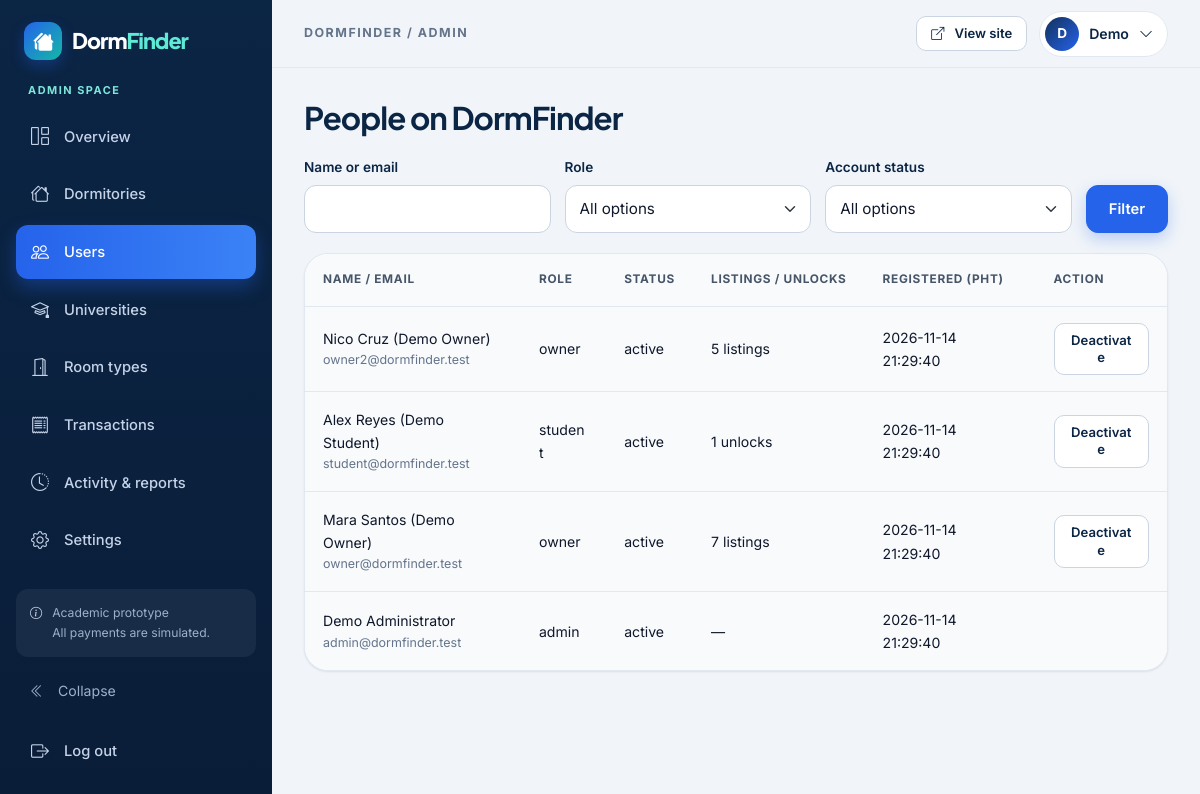
The page /admin/users.php (signed in) on the database its author committed.
### tables this page shows
CREATE TABLE users (
 id BIGINT UNSIGNED AUTO_INCREMENT PRIMARY KEY,
 name VARCHAR(100) NOT NULL,
 email VARCHAR(190) NOT NULL UNIQUE,
 password_hash VARCHAR(255) NOT NULL,
 role ENUM('student','owner','admin') NOT NULL DEFAULT 'student',
 status ENUM('active','inactive') NOT NULL DEFAULT 'active',
 phone VARCHAR(30) NOT NULL DEFAULT '',
 created_at TIMESTAMP NOT NULL DEFAULT CURRENT_TIMESTAMP
);

### includes/auth.php (called while the page is built, shortened)
<?php
function current_user(): ?array {
    static $cache = [];
    $id = isset($_SESSION['user_id']) ? (int)$_SESSION['user_id'] : 0;
    if (!array_key_exists($id, $cache)) $cache[$id] = one("SELECT id,name,email,role,phone,status FROM users WHERE id=? AND status='active'", [$id]);
    return $cache[$id];
}
function require_role(string ...$roles): array {
    $user = current_user();
    return $user;
}

### config/database.php (called while the page is built, shortened)
<?php
function db_setting(string $key, string $default): string
{
    static $local;
    $local ??= is_file(__DIR__ . '/local.php') ? (array)require __DIR__ . '/local.php' : [];
    $env = getenv($key);
    return $env !== false && $env !== '' ? $env : (string)($local[$key] ?? $default);
}
function db(): PDO
{
    static $pdo;
    if (!$pdo) {
        $host = db_setting('DB_HOST', '127.0.0.1');
        $port = db_setting('DB_PORT', '3306');
        $name = db_setting('DB_NAME', 'dormfinder_db');
        $options = [
            PDO::ATTR_ERRMODE => PDO::ERRMODE_EXCEPTION,
            PDO::ATTR_DEFAULT_FETCH_MODE => PDO::FETCH_ASSOC,
            PDO::ATTR_EMULATE_PREPARES => false,
        ];
        $pdo = new PDO("mysql:host=$host;port=$port;dbname=$name;charset=utf8mb4", db_setting('DB_USER', 'root'), db_setting('DB_PASSWORD', ''), $options);
        $pdo->exec("SET time_zone = '+08:00'");
    }
    return $pdo;
}

### admin/users.php (the view, shortened to what this page needs)
<?php
require dirname(__DIR__) . '/includes/bootstrap.php'; require_role('admin');
$where=['1=1']; $params=[];
$condition=implode(' AND ',$where); $total=(int)scalar('SELECT COUNT(*) FROM users u WHERE ' . $condition,$params);
$users=rows('SELECT u.*,(SELECT COUNT(*) FROM dormitories d WHERE d.owner_id=u.id AND d.deleted_at IS NULL) listing_count,(SELECT COUNT(*) FROM unlocked_listings ul WHERE ul.user_id=u.id) unlock_count FROM users u WHERE ' . $condition . ' ORDER BY u.id DESC LIMIT 15 OFFSET ' . ((page_number()-1)*15),$params);
$title='People on DormFinder'; require ROOT . '/includes/dashboard-start.php';
?>
<form class="inline-filter" method="get"><button class="btn btn-primary">Filter</button></form><div class="table-responsive panel table-panel"><table class="table"><thead><tr><th>Name / email</th><th>Role</th><th>Status</th><th>Listings / unlocks</th><th>Registered (PHT)</th><th>Action</th></tr></thead><tbody><?php foreach ($users as $u): ?><tr><td><?= e($u['name']) ?><small class="d-block"><?= e($u['email']) ?></small></td><td><?= e($u['role']) ?></td><td><?= e($u['status']) ?></td><td><?= $u['role']==='owner' ? $u['listing_count'] . ' listings' : ($u['role']==='student' ? $u['unlock_count'] . ' unlocks' : '—') ?></td><td><?= e($u['created_at']) ?></td><td><?php if ($u['role']!=='admin'): ?><form method="post"><button class="btn btn-sm btn-outline-primary"><?= $u['status']==='active' ? 'Deactivate' : 'Activate' ?></button></form><?php endif; ?></td></tr><?php endforeach; ?></tbody></table></div><?php  require ROOT . '/includes/dashboard-end.php'; ?>

### includes/dashboard-start.php (shortened to what this page needs)
<?php
$appShell = true; $bodyClass = 'app-body'; require __DIR__ . '/header.php';
$me = current_user(); $role = $me['role']; $initial = strtoupper(mb_substr($me['name'], 0, 1));
$menu = ['dashboard.php'=>['bi-grid-1x2','Overview']];
if ($role==='admin') $menu += ['dormitories.php'=>['bi-houses','Dormitories'],'users.php'=>['bi-people','Users'],'universities.php'=>['bi-mortarboard','Universities'],'room-types.php'=>['bi-door-open','Room types'],'transactions.php'=>['bi-receipt','Transactions'],'activity.php'=>['bi-clock-history','Activity & reports'],'settings.php'=>['bi-gear','Settings']];
?>
<div class="app-shell"><div class="drawer-backdrop" data-sidebar-backdrop></div>
<aside class="app-sidebar" id="app-sidebar"><a class="brand" href="<?= url() ?>"><span class="brand-icon"><i class="bi bi-houses-fill" aria-hidden="true"></i></span><span class="brand-name">Dorm<span>Finder</span></span></a><div class="role-tag"><?= e($role) ?> space</div>
<nav aria-label="Dashboard navigation"><?php foreach ($menu as $route=>[$icon,$label]): $active = basename($_SERVER['SCRIPT_NAME'])===$route; ?><a class="<?= $active ? 'active' : '' ?>"<?= $active ? ' aria-current="page"' : '' ?> href="<?= url($role . '/' . $route) ?>" title="<?= e($label) ?>"><i class="bi <?= $icon ?>" aria-hidden="true"></i><span class="nav-label"><?= e($label) ?></span></a><?php endforeach; ?></nav>
<div class="sidebar-foot"><div class="sidebar-note"><i class="bi bi-info-circle" aria-hidden="true"></i><p>Academic prototype<br>All payments are simulated.</p></div><button class="sidebar-collapse" type="button" data-sidebar-collapse aria-expanded="true" title="Collapse sidebar"><i class="bi bi-chevron-double-left" aria-hidden="true"></i><span class="nav-label">Collapse</span></button><form action="<?= url('auth/logout.php') ?>" method="post"><?= csrf() ?><button class="sidebar-logout" title="Log out"><i class="bi bi-box-arrow-right" aria-hidden="true"></i><span class="nav-label">Log out</span></button></form></div></aside>
<div class="app-main"><header class="app-topbar"><div class="topbar-title"><span>DormFinder / <?= e($role) ?></span></div>
<div class="topbar-right"><a class="btn btn-outline-primary btn-sm" href="<?= url() ?>"><i class="bi bi-box-arrow-up-right" aria-hidden="true"></i> View site</a><div class="profile-menu"><button class="profile-btn" type="button" aria-haspopup="true" aria-expanded="false"><span class="avatar" aria-hidden="true"><?= e($initial) ?></span><span><?= e(explode(' ', $me['name'])[0]) ?></span><i class="bi bi-chevron-down" aria-hidden="true"></i></button></div></div></header>
<main id="main" class="dashboard-main"><h1><?= e($title) ?></h1>

### rows shown on the page
users: role "ADMIN", name "D", name "Demo", name "Demo Administrator", email "admin@dormfinder.test", role "admin", status "active", created_at "2026-11-14 21:29:40"
users: name "Nico Cruz (Demo Owner)", email "owner2@dormfinder.test", role "owner", status "active", listing_count "5", created_at "2026-11-14 21:29:40", shows "Deactivate"
users: name "Alex Reyes (Demo Student)", email "student@dormfinder.test", role "student", status "active", unlock_count "1", created_at "2026-11-14 21:29:40", shows "Deactivate"
users: name "Mara Santos (Demo Owner)", email "owner@dormfinder.test", role "owner", status "active", listing_count "7", created_at "2026-11-14 21:29:40", shows "Deactivate"

### other values the page prints
$label "Overview"
$label "Dormitories"
$label "Users"
$label "Universities"
$label "Room types"
$label "Transactions"
$label "Activity & reports"
$label "Settings"
$title "People on DormFinder"
$label "Name or email"
$label "Role Account status"
form field role "All options"
form field status "All options"
